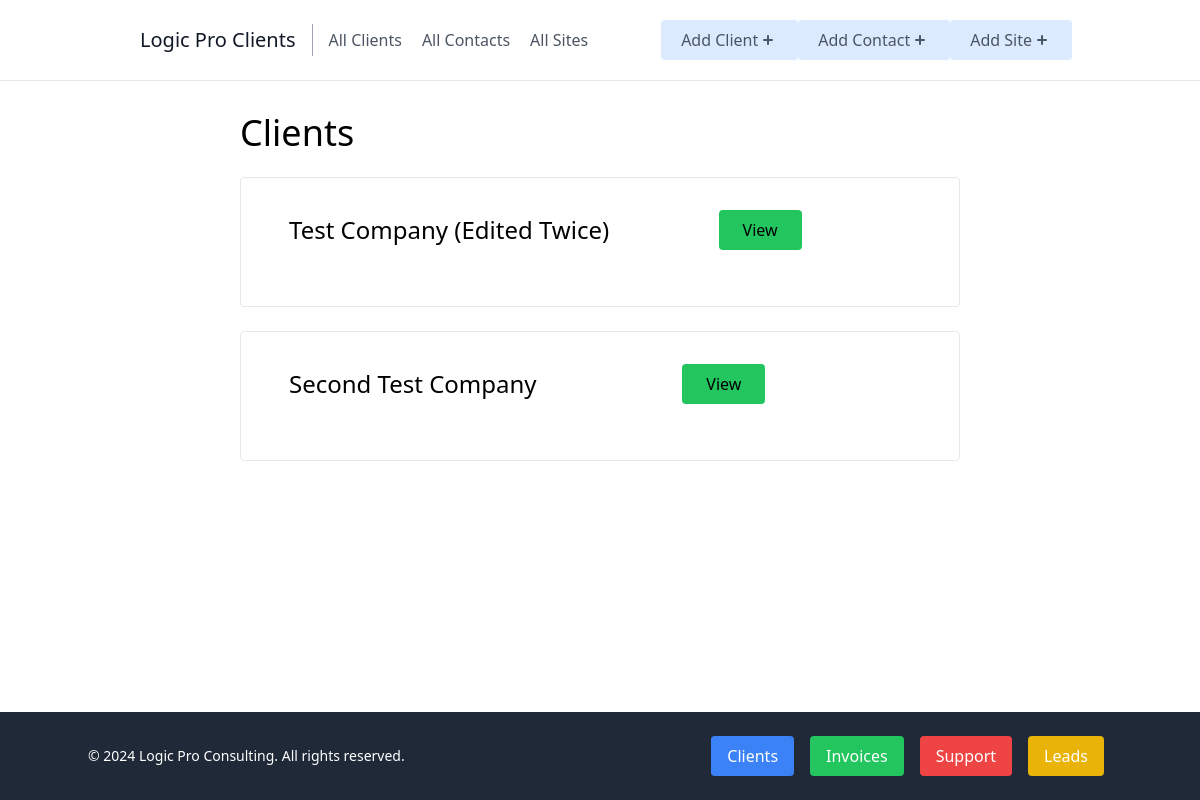
Before: /clients/ with the older database file.
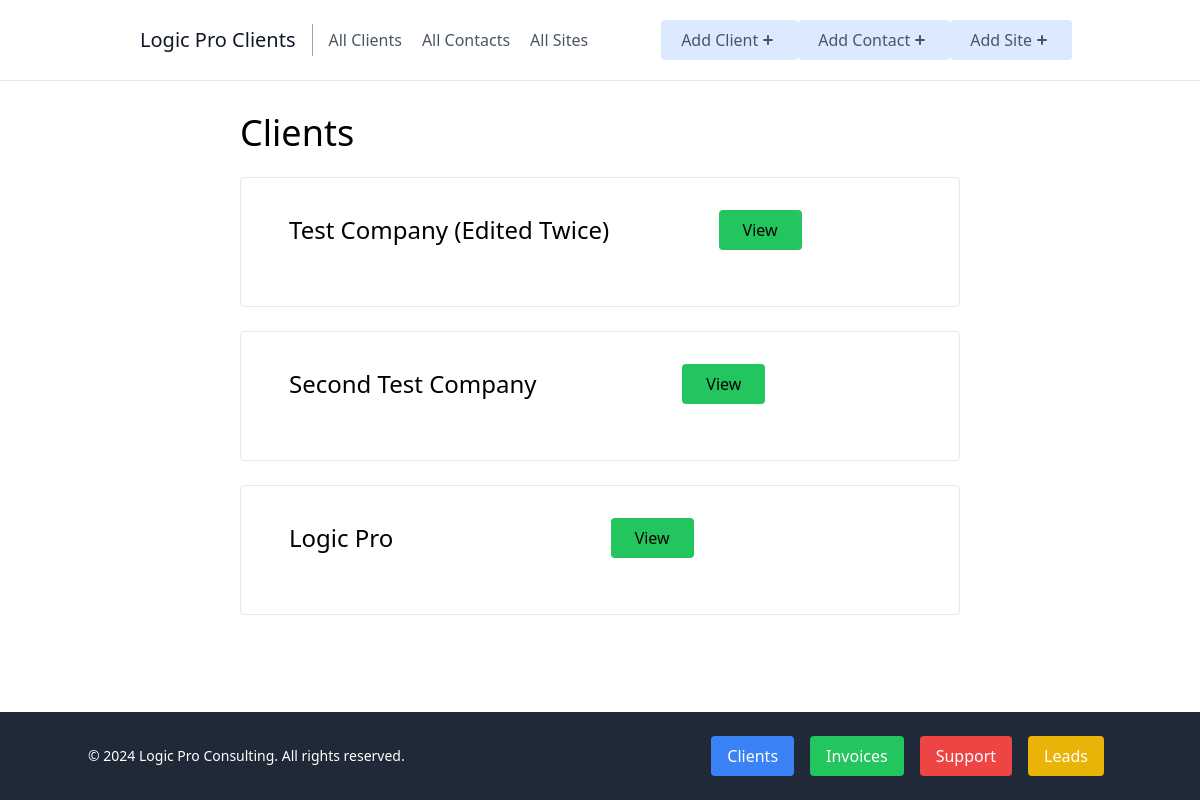
After: the same page with the newer database file.
### clients/models.py (models this page shows, shortened)
class Client(models.Model):
    company = models.CharField(max_length=100)
    industry = models.CharField(max_length=100)
    hourly_rate = models.DecimalField(max_digits=5, decimal_places=2)
    created_at = models.DateTimeField(auto_now_add=True)
    updated_at = models.DateTimeField(auto_now=True)
    balance = models.DecimalField(max_digits=10, decimal_places=2, default=0, blank=True)
    contact = models.ForeignKey(Contact, on_delete=models.CASCADE, related_name='client_contact', null=True, blank=True)
    invoice_contact = models.ForeignKey(Contact, on_delete=models.CASCADE, related_name='invoice_contact', null=True, blank=True)

### clients/views.py (the view)
# urls.py: path('clients/', index, name='clients-home'),
def index(request): # list of clients
    clients = Client.objects.all()
    context = {
        'clients': clients
    }
    return render(request, 'clients/index.html', context)

### clients/templates/clients/index.html (shortened to what this page needs)
{% extends 'clients/_base.html' %}
{% block content %}
<div style="margin-bottom: 100px;" class="sm:w-2/3 mx-auto px-10">
    <h1 class="text-4xl mb-2">Clients</h1>
    {% for client in clients %}
    <div class="border rounded px-12 py-8 my-6 hover:bg-gray-50">
        <div class="flex justify-between items-center pb-6">
            <p class="text-2xl">{{ client.company }}</p>
            <a href="{% url 'client-detail' client.pk %}"><p class="rounded bg-green-500 px-6 py-2">View</p></a>
        </div>
    </div>
    {% endfor %}
</div>
{% endblock content %}

Changed rows visible on the page:
added Client: company "Logic Pro"
